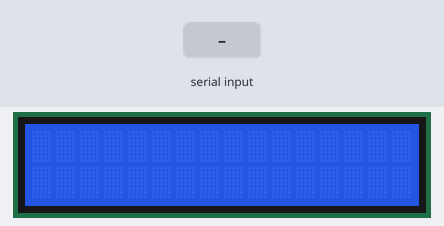
The sketch below on a simulated ESP8266 (NodeMCU). Shown: 16×2 character LCD. Inputs (shaded band) come from the test bench. What the sketch prints to the serial monitor is not drawn.

Above: at 1.2 s.
1.3 s: "90,45\n" received over Serial
At 2.6 s:
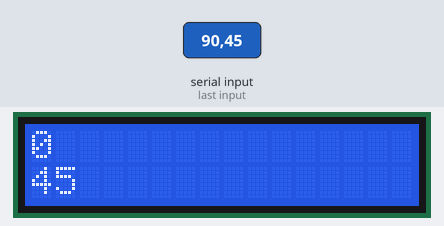
3.8 s: "30,150\n" received over Serial
At 5.8 s:
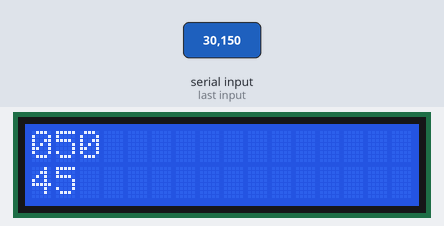
Timing chart, 0 to 7.3 s (numbered marks = the images above; inputs shaded):
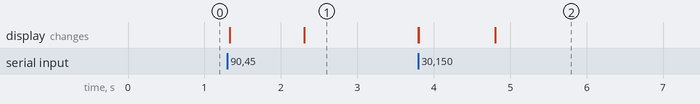

Measured:
- after the input at 1.3 s, the display: first changes at once (image 1 shows a later state)
- after the input at 3.8 s, the display: first changes at once (image 2 shows a later state)

The sketch:

lcd.ino
```cpp
#include<stdio.h>
#include<LiquidCrystal.h>
int rs=D0,en=D1,d4=D4,d5=D5,d6=D6,d7=D7;
LiquidCrystal lcd(rs,en,d4,d5,d6,d7);
 void setup()
{
  lcd.begin(16,2);
  pinMode(d4,OUTPUT);
  pinMode(d5,OUTPUT);
  pinMode(d6,OUTPUT);
  pinMode(d7,OUTPUT);
  pinMode(rs,OUTPUT);
  pinMode(en,OUTPUT);
  Serial.begin(9600);
  // put your setup code here, to run once:
}

void loop()
{
  int b;
  int i;
  int j;
  while(Serial.available()==0){  }
  int a = Serial.parseInt();
  Serial.println(a);
  b=a%2;
  if(a==1)
  {
    lcd.clear();
  }
  else if(b==0)
  {
   lcd.setCursor(i,0);
   {
     lcd.print(a);
     i=i+2;
   }
  }
  else
  {
   lcd.setCursor(j,1);
   {
     lcd.print(a);
     j=j+2;
   }
  }
}
```
